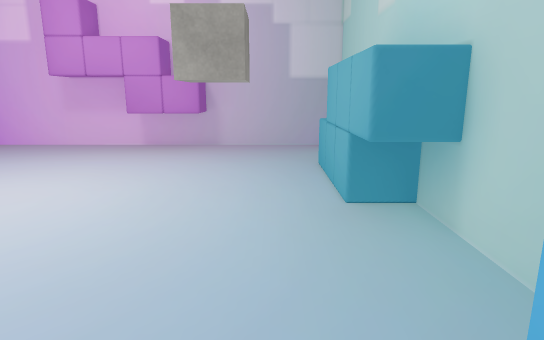
view 1 (above)

12 first-person views from a walk through a Unity game level. The camera is 1.2 m above the floor, tilts 12° down and sees 75° across. The floor is counted in squares, 0.5 m on a side. Each view is taken from the middle of a square. On the plan, view 1 faces up. The plan holds only what a view shows up to about 20 squares ahead; the rest is blank. The player is left out. Some surface patterns are stand-ins.

view 2
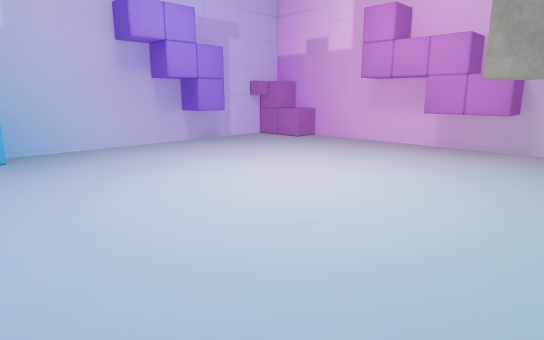

view 3
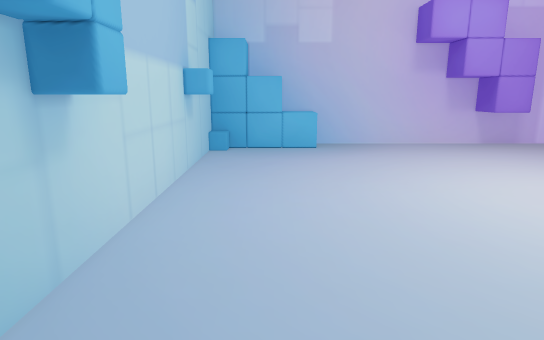

view 4
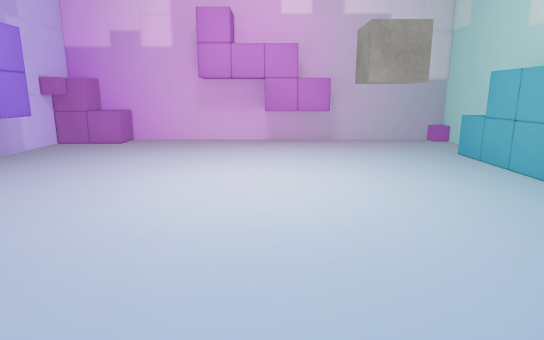

view 5
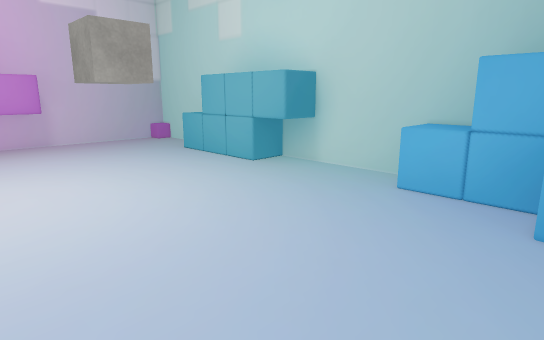

view 6
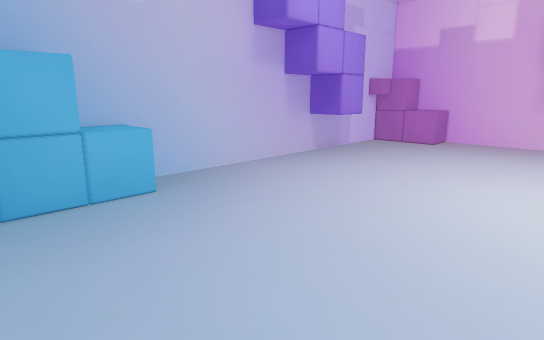

view 7
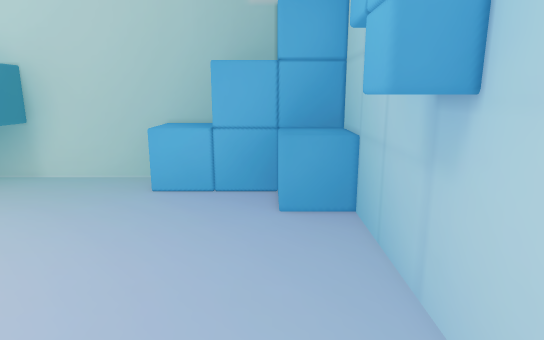

view 8
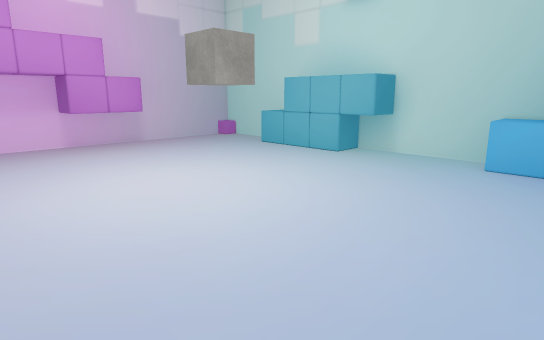

view 9
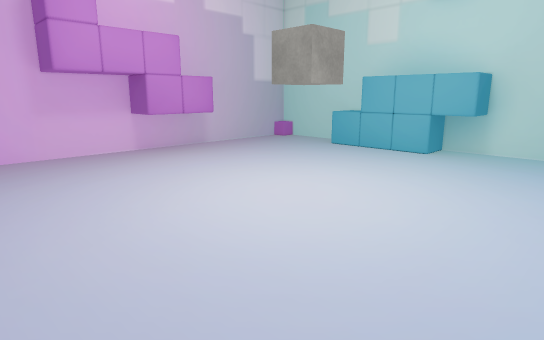

view 10
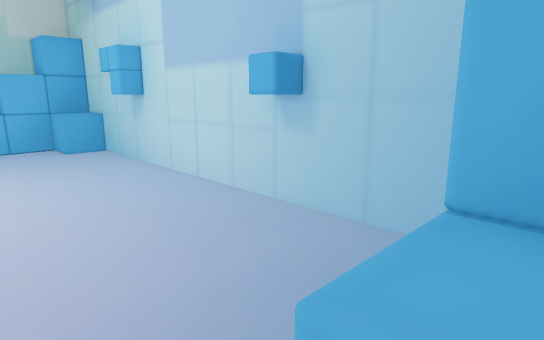

view 11
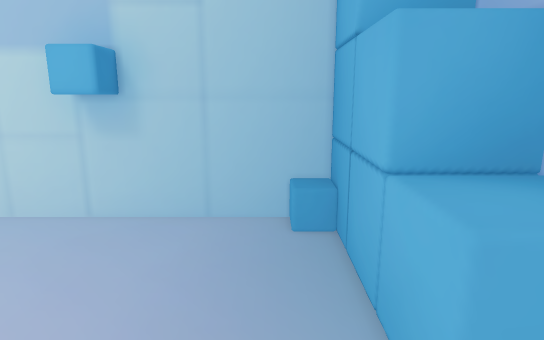

view 12
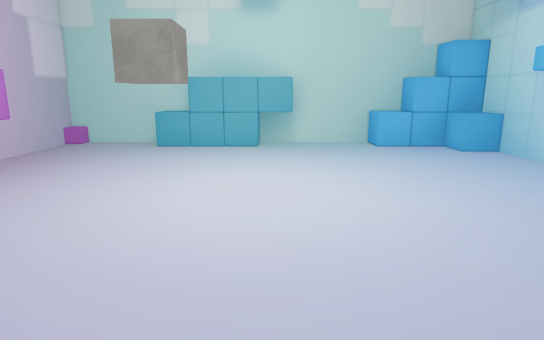

### Floor plan
Key: @ floor where view 1 was taken; # wall or solid block; . floor; ^ raised ledge; C cube.
Columns run from 17 left of view 1 to 3 right of it. Each row starts with its distance up from view 1.
 17  ##^#####    ########
 16 ###^...########.....#
 15 ##..................#
 14 #...................#
 13 #...................#
 12 ###...........CCC..^^
 11  ##...........C.C..##
 10  ##............CC..##
  9 ###................#
  8 # .................#
  7 #..................##
  6 #..................##
  5 #...................#
  4 #...................#
  3 #...................#
  2 #^^................^^
  1 ^^^................^^
  0 ###..............@.##
 -1  ##...............^##
 -2   #...##.....###.^^#
 -3   ################^#

Where each view was taken, in squares from view 1:
view 1: 0 up, 0 right, facing up
view 2: 0 up, 0 right, facing up-left
view 3: 0 up, 1 right, facing left
view 4: 2 down, 6 left, facing up
view 5: 2 down, 7 left, facing up-right
view 6: 2 down, 7 left, facing up-left
view 7: 1 down, 7 left, facing right
view 8: 1 down, 11 left, facing up-right
view 9: 2 up, 13 left, facing up-right
view 10: 3 up, 16 left, facing down-right
view 11: 4 up, 14 left, facing down
view 12: 7 up, 15 left, facing right
